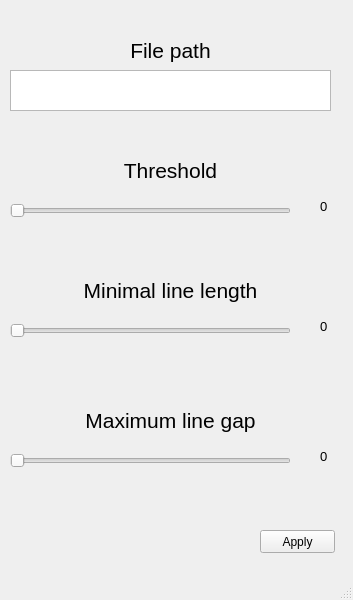
<?xml version="1.0" encoding="UTF-8"?>
<ui version="4.0">
 <class>MainWindow</class>
 <widget class="QMainWindow" name="MainWindow">
  <property name="geometry">
   <rect>
    <x>0</x>
    <y>0</y>
    <width>353</width>
    <height>600</height>
   </rect>
  </property>
  <property name="windowTitle">
   <string>MainWindow</string>
  </property>
  <widget class="QWidget" name="centralwidget">
   <widget class="QTextEdit" name="filePath_Text">
    <property name="geometry">
     <rect>
      <x>10</x>
      <y>70</y>
      <width>321</width>
      <height>41</height>
     </rect>
    </property>
    <property name="font">
     <font>
      <pointsize>12</pointsize>
     </font>
    </property>
   </widget>
   <widget class="QLabel" name="filePath_Label">
    <property name="geometry">
     <rect>
      <x>10</x>
      <y>30</y>
      <width>321</width>
      <height>41</height>
     </rect>
    </property>
    <property name="font">
     <font>
      <pointsize>16</pointsize>
     </font>
    </property>
    <property name="text">
     <string>File path</string>
    </property>
    <property name="alignment">
     <set>Qt::AlignCenter</set>
    </property>
    <property name="wordWrap">
     <bool>false</bool>
    </property>
   </widget>
   <widget class="QSlider" name="threshold_Slider">
    <property name="geometry">
     <rect>
      <x>10</x>
      <y>200</y>
      <width>281</width>
      <height>22</height>
     </rect>
    </property>
    <property name="maximum">
     <number>500</number>
    </property>
    <property name="orientation">
     <enum>Qt::Horizontal</enum>
    </property>
   </widget>
   <widget class="QLabel" name="threshold_Label">
    <property name="geometry">
     <rect>
      <x>10</x>
      <y>150</y>
      <width>321</width>
      <height>41</height>
     </rect>
    </property>
    <property name="font">
     <font>
      <pointsize>16</pointsize>
     </font>
    </property>
    <property name="text">
     <string>Threshold</string>
    </property>
    <property name="alignment">
     <set>Qt::AlignCenter</set>
    </property>
    <property name="wordWrap">
     <bool>false</bool>
    </property>
   </widget>
   <widget class="QLabel" name="threshold_Value">
    <property name="geometry">
     <rect>
      <x>320</x>
      <y>200</y>
      <width>47</width>
      <height>13</height>
     </rect>
    </property>
    <property name="font">
     <font>
      <pointsize>10</pointsize>
     </font>
    </property>
    <property name="text">
     <string>0</string>
    </property>
   </widget>
   <widget class="QSlider" name="minLineLength_Slider">
    <property name="geometry">
     <rect>
      <x>10</x>
      <y>320</y>
      <width>281</width>
      <height>22</height>
     </rect>
    </property>
    <property name="maximum">
     <number>500</number>
    </property>
    <property name="orientation">
     <enum>Qt::Horizontal</enum>
    </property>
   </widget>
   <widget class="QLabel" name="minLineLength_Label">
    <property name="geometry">
     <rect>
      <x>10</x>
      <y>270</y>
      <width>321</width>
      <height>41</height>
     </rect>
    </property>
    <property name="font">
     <font>
      <pointsize>16</pointsize>
     </font>
    </property>
    <property name="text">
     <string>Minimal line length</string>
    </property>
    <property name="alignment">
     <set>Qt::AlignCenter</set>
    </property>
    <property name="wordWrap">
     <bool>false</bool>
    </property>
   </widget>
   <widget class="QLabel" name="minLineLength_Value">
    <property name="geometry">
     <rect>
      <x>320</x>
      <y>320</y>
      <width>47</width>
      <height>13</height>
     </rect>
    </property>
    <property name="font">
     <font>
      <pointsize>10</pointsize>
     </font>
    </property>
    <property name="text">
     <string>0</string>
    </property>
   </widget>
   <widget class="QSlider" name="maxLineGap_Slider">
    <property name="geometry">
     <rect>
      <x>10</x>
      <y>450</y>
      <width>281</width>
      <height>22</height>
     </rect>
    </property>
    <property name="maximum">
     <number>500</number>
    </property>
    <property name="orientation">
     <enum>Qt::Horizontal</enum>
    </property>
   </widget>
   <widget class="QLabel" name="maxLineGap_Value">
    <property name="geometry">
     <rect>
      <x>320</x>
      <y>450</y>
      <width>47</width>
      <height>13</height>
     </rect>
    </property>
    <property name="font">
     <font>
      <pointsize>10</pointsize>
     </font>
    </property>
    <property name="text">
     <string>0</string>
    </property>
   </widget>
   <widget class="QLabel" name="maxLineGap_Label">
    <property name="geometry">
     <rect>
      <x>10</x>
      <y>400</y>
      <width>321</width>
      <height>41</height>
     </rect>
    </property>
    <property name="font">
     <font>
      <pointsize>16</pointsize>
     </font>
    </property>
    <property name="text">
     <string>Maximum line gap</string>
    </property>
    <property name="alignment">
     <set>Qt::AlignCenter</set>
    </property>
    <property name="wordWrap">
     <bool>false</bool>
    </property>
   </widget>
   <widget class="QPushButton" name="pushButton">
    <property name="geometry">
     <rect>
      <x>260</x>
      <y>530</y>
      <width>75</width>
      <height>23</height>
     </rect>
    </property>
    <property name="text">
     <string>Apply</string>
    </property>
   </widget>
  </widget>
  <widget class="QStatusBar" name="statusbar"/>
 </widget>
 <resources/>
 <connections/>
</ui>
